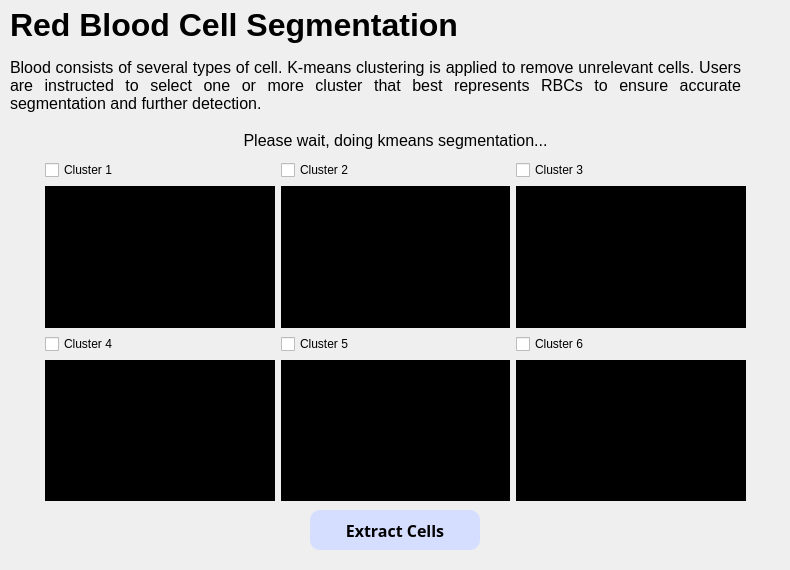
    <widget class="QWidget" name="segment_page">
     <widget class="QLabel" name="label_2">
      <property name="geometry">
       <rect>
        <x>10</x>
        <y>0</y>
        <width>640</width>
        <height>50</height>
       </rect>
      </property>
      <property name="font">
       <font>
        <pointsize>24</pointsize>
        <weight>75</weight>
        <bold>true</bold>
       </font>
      </property>
      <property name="text">
       <string>Red Blood Cell Segmentation</string>
      </property>
     </widget>
     <widget class="QWidget" name="widget_6" native="true">
      <property name="geometry">
       <rect>
        <x>0</x>
        <y>120</y>
        <width>781</width>
        <height>441</height>
       </rect>
      </property>
      <widget class="QWidget" name="layoutWidget_2">
       <property name="geometry">
        <rect>
         <x>45</x>
         <y>40</y>
         <width>701</width>
         <height>341</height>
        </rect>
       </property>
       <layout class="QGridLayout" name="gridLayout_2">
        <item row="3" column="2">
         <widget class="QLabel" name="clust5Im">
          <property name="styleSheet">
           <string notr="true">background-color: rgb(0, 0, 0);</string>
          </property>
          <property name="text">
           <string/>
          </property>
         </widget>
        </item>
        <item row="0" column="1">
         <widget class="QCheckBox" name="clust1">
          <property name="text">
           <string>Cluster 1</string>
          </property>
         </widget>
        </item>
        <item row="1" column="2">
         <widget class="QLabel" name="clust2Im">
          <property name="styleSheet">
           <string notr="true">background-color: rgb(0, 0, 0);</string>
          </property>
          <property name="text">
           <string/>
          </property>
         </widget>
        </item>
        <item row="1" column="3">
         <widget class="QLabel" name="clust3Im">
          <property name="styleSheet">
           <string notr="true">background-color: rgb(0, 0, 0);</string>
          </property>
          <property name="text">
           <string/>
          </property>
         </widget>
        </item>
        <item row="1" column="1">
         <widget class="QLabel" name="clust1Im">
          <property name="styleSheet">
           <string notr="true">background-color: rgb(0, 0, 0);</string>
          </property>
          <property name="text">
           <string/>
          </property>
         </widget>
        </item>
        <item row="3" column="1">
         <widget class="QLabel" name="clust4Im">
          <property name="styleSheet">
           <string notr="true">background-color: rgb(0, 0, 0);</string>
          </property>
          <property name="text">
           <string/>
          </property>
         </widget>
        </item>
        <item row="3" column="3">
         <widget class="QLabel" name="clust6Im">
          <property name="styleSheet">
           <string notr="true">background-color: rgb(0, 0, 0);</string>
          </property>
          <property name="text">
           <string/>
          </property>
         </widget>
        </item>
        <item row="2" column="1">
         <widget class="QCheckBox" name="clust4">
          <property name="text">
           <string>Cluster 4</string>
          </property>
         </widget>
        </item>
        <item row="0" column="2">
         <widget class="QCheckBox" name="clust2">
          <property name="text">
           <string>Cluster 2</string>
          </property>
         </widget>
        </item>
        <item row="2" column="2">
         <widget class="QCheckBox" name="clust5">
          <property name="text">
           <string>Cluster 5</string>
          </property>
         </widget>
        </item>
        <item row="0" column="3">
         <widget class="QCheckBox" name="clust3">
          <property name="text">
           <string>Cluster 3</string>
          </property>
         </widget>
        </item>
        <item row="2" column="3">
         <widget class="QCheckBox" name="clust6">
          <property name="text">
           <string>Cluster 6</string>
          </property>
         </widget>
        </item>
       </layout>
      </widget>
      <widget class="QLabel" name="clustText">
       <property name="geometry">
        <rect>
         <x>5</x>
         <y>10</y>
         <width>781</width>
         <height>20</height>
        </rect>
       </property>
       <property name="font">
        <font>
         <pointsize>12</pointsize>
        </font>
       </property>
       <property name="text">
        <string>Please wait, doing kmeans segmentation...</string>
       </property>
       <property name="alignment">
        <set>Qt::AlignCenter</set>
       </property>
      </widget>
      <widget class="QPushButton" name="extBtn">
       <property name="geometry">
        <rect>
         <x>310</x>
         <y>390</y>
         <width>170</width>
         <height>40</height>
        </rect>
       </property>
       <property name="font">
        <font>
         <family>Malgun Gothic</family>
         <pointsize>12</pointsize>
         <weight>75</weight>
         <bold>true</bold>
        </font>
       </property>
       <property name="cursor">
        <cursorShape>PointingHandCursor</cursorShape>
       </property>
       <property name="styleSheet">
        <string notr="true">border:1px;
border-radius: 10px;
color: rgb(0,0,0);
background-color: rgb(214, 222, 255);</string>
       </property>
       <property name="text">
        <string>Extract Cells</string>
       </property>
      </widget>
     </widget>
     <widget class="QLabel" name="label_8">
      <property name="geometry">
       <rect>
        <x>10</x>
        <y>50</y>
        <width>731</width>
        <height>71</height>
       </rect>
      </property>
      <property name="font">
       <font>
        <pointsize>12</pointsize>
       </font>
      </property>
      <property name="text">
       <string>Blood consists of several types of cell. K-means clustering is applied to remove unrelevant cells. Users are instructed to select one or more cluster that best represents RBCs to ensure accurate segmentation and further detection.</string>
      </property>
      <property name="alignment">
       <set>Qt::AlignJustify|Qt::AlignVCenter</set>
      </property>
      <property name="wordWrap">
       <bool>true</bool>
      </property>
     </widget>
    </widget>
